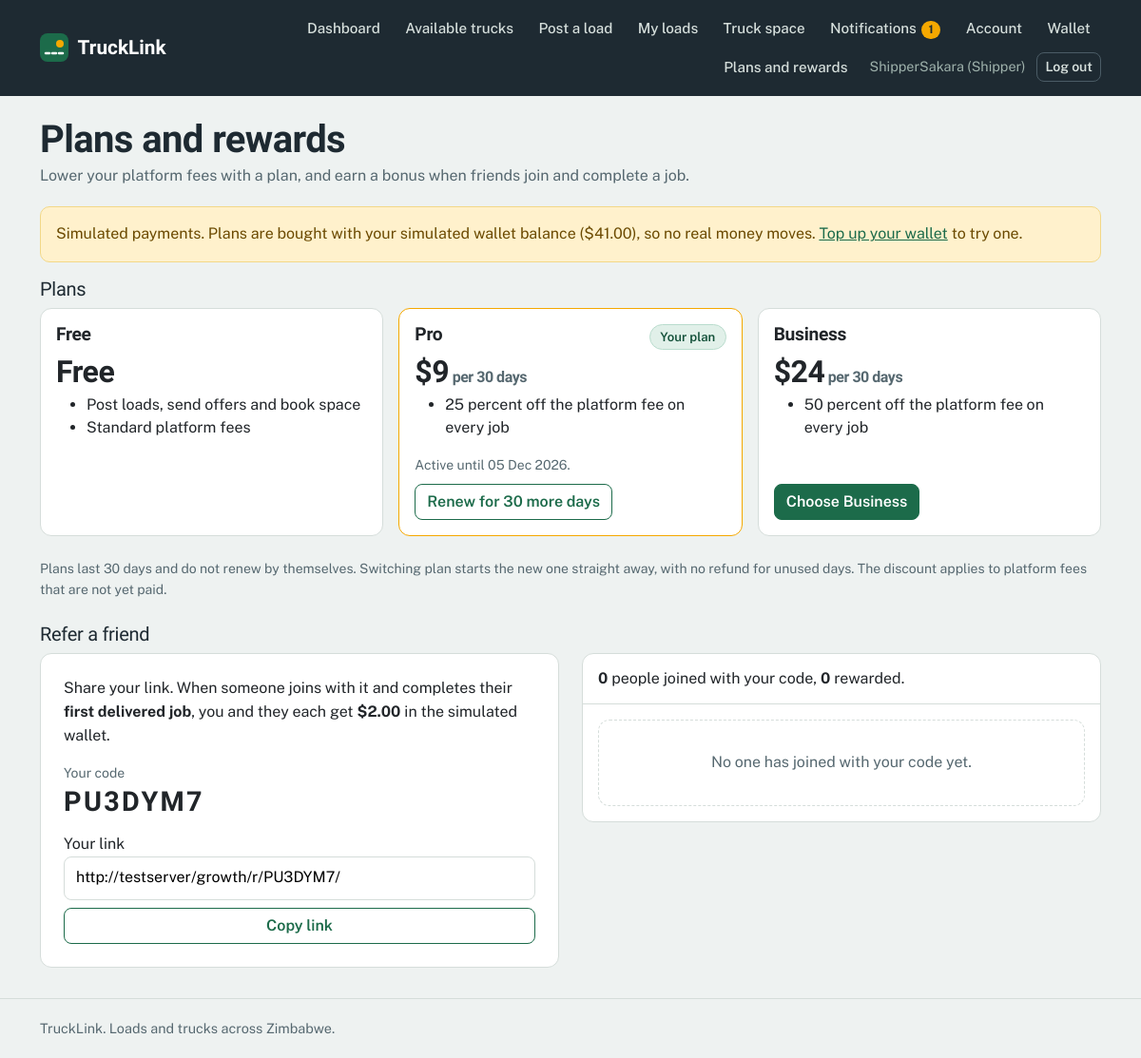
/growth/ (signed in), run on the app's committed database.
### accounts/models.py (models this page shows, shortened)
class Profile(models.Model):
    ROLE_CHOICES = [
        ('shipper', 'Shipper (I have loads)'),
        ('transporter', 'Transporter (I have trucks)'),
    ]
    user = models.OneToOneField(settings.AUTH_USER_MODEL, on_delete=models.CASCADE)
    role = models.CharField(max_length=20, choices=ROLE_CHOICES)
    phone = models.CharField(max_length=20, blank=True)
    both_roles = models.BooleanField(default=False)

### growth/models.py (models this page shows, shortened)
class Subscription(models.Model):
    user = models.ForeignKey(settings.AUTH_USER_MODEL, on_delete=models.CASCADE,
                             related_name='subscriptions')
    plan_key = models.CharField(max_length=20)
    started_at = models.DateTimeField()
    expires_at = models.DateTimeField()
    price_paid = models.DecimalField(max_digits=8, decimal_places=2)
    created_at = models.DateTimeField(auto_now_add=True)
    class Meta:
        ordering = ['-started_at']

class ReferralCode(models.Model):
    user = models.OneToOneField(settings.AUTH_USER_MODEL, on_delete=models.CASCADE,
                                related_name='referral_code')
    code = models.CharField(max_length=12, unique=True)

### growth/views.py (the view)
# urls.py: path('', views.hub, name='growth_hub'),
@login_required
def hub(request):
    sub = current_subscription(request.user)
    current_key = sub.plan_key if sub and sub.plan_key in PLANS else 'free'
    plans = []
    for key, plan in PLANS.items():
        plans.append({
            'key': key, 'name': plan['name'], 'price': plan['price'],
            'discount': plan['discount'], 'perks': plan['perks'],
            'current': key == current_key,
            'expires': sub.expires_at if (sub and key == current_key and key != 'free') else None,
        })
    code = get_code(request.user)
    made = request.user.referrals_made.select_related('referred')
    return render(request, 'growth/hub.html', {
        'plans': plans,
        'period': PERIOD_DAYS,
        'balance': balance(request.user),
        'code': code,
        'link': request.build_absolute_uri(reverse('growth_ref', args=[code])),
        'made': made,
        'rewarded': made.filter(status='rewarded').count(),
        'bonus': bonus_amount(),
        'referred_by': Referral.objects.filter(referred=request.user).select_related('referrer').first(),
    })

### accounts/templatetags/notify_tags.py (called while the page is built)
@register.simple_tag
def unread_count(user):
    if not user.is_authenticated:
        return 0
    return user.notifications.filter(is_read=False).count()

### growth/plans.py (called while the page is built)
def current_subscription(user):
    from .models import Subscription
    if user is None or not getattr(user, 'is_authenticated', False):
        return None
    now = timezone.now()
    return (Subscription.objects
            .filter(user=user, started_at__lte=now, expires_at__gt=now)
            .order_by('-expires_at').first())

### growth/referrals.py (called while the page is built, shortened)
def bonus_amount():
    return Decimal(str(getattr(settings, 'REFERRAL_BONUS', '2.00'))).quantize(Decimal('0.01'))

def get_code(user):
    existing = ReferralCode.objects.filter(user=user).first()
    if existing:
        return existing.code

### wallet/services.py (called while the page is built)
def balance(user):
    total = LedgerEntry.objects.filter(user=user).aggregate(total=Sum('amount'))['total']
    return Decimal(total or 0).quantize(CENT)

### growth/templates/growth/hub.html (shortened to what this page needs)
{% extends 'base.html' %}
{% block content %}
<div class="page-head">
  <h1>Plans and rewards</h1>
  <p class="muted mb-0">Lower your platform fees with a plan, and earn a bonus when friends join and complete a job.</p>
</div>
<div class="alert alert-warning">Simulated payments. Plans are bought with your simulated wallet balance (${{ balance }}), so no real money moves. <a href="{% url 'wallet_home' %}">Top up your wallet</a> to try one.</div>
<h2 class="h5">Plans</h2>
<div class="row g-3 mb-4">
  {% for plan in plans %}
  <div class="col-12 col-md-4">
    <div class="card h-100 {% if plan.current %}border-warning{% endif %}">
      <div class="card-body d-flex flex-column">
        <div class="d-flex justify-content-between align-items-start">
          <h3 class="load-title">{{ plan.name }}</h3>
          {% if plan.current %}<span class="chip chip-ok">Your plan</span>{% endif %}
        </div>
        <p class="display-font mb-1" style="font-size:2rem;">{% if plan.price %}${{ plan.price }}{% else %}Free{% endif %}{% if plan.price %}<span class="muted" style="font-size:1rem;"> per {{ period }} days</span>{% endif %}</p>
        <ul class="mb-3">
          {% for perk in plan.perks %}<li>{{ perk }}</li>{% endfor %}
        </ul>
        <div class="mt-auto">
          {% if plan.expires %}<p class="small muted mb-2">Active until {{ plan.expires|date:"d M Y" }}.</p>{% endif %}
          {% if plan.price %}
          <form method="post" action="{% url 'growth_subscribe' plan.key %}">
            <button class="btn {% if plan.current %}btn-outline-primary{% else %}btn-primary{% endif %}">{% if plan.current %}Renew for {{ period }} more days{% else %}Choose {{ plan.name }}{% endif %}</button>
          </form>
          {% elif plan.current %}
          <p class="small muted mb-0">You are on the free plan.</p>
          {% endif %}
        </div>
      </div>
    </div>
  </div>
  {% endfor %}
</div>
<p class="small muted">Plans last {{ period }} days and do not renew by themselves. Switching plan starts the new one straight away, with no refund for unused days. The discount applies to platform fees that are not yet paid.</p>
<h2 class="h5 mt-4">Refer a friend</h2>
<div class="row g-4">
  <div class="col-12 col-lg-6">
    <div class="card p-4">
      <p>Share your link. When someone joins with it and completes their <strong>first delivered job</strong>, you and they each get <strong>${{ bonus }}</strong> in the simulated wallet.</p>
      <p class="mb-1 small muted">Your code</p>
      <p class="display-font mb-3" style="font-size:1.8rem;letter-spacing:.08em;">{{ code }}</p>
      <label for="ref-link">Your link</label>
      <input id="ref-link" type="text" readonly value="{{ link }}" style="width:100%;padding:.6rem .75rem;border:1.5px solid var(--line);border-radius:8px;">
      <button type="button" class="btn btn-outline-primary mt-2" id="copy-link">Copy link</button>
    </div>
  </div>
  <div class="col-12 col-lg-6">
    <div class="card">
      <div class="note"><strong>{{ made|length }}</strong> people joined with your code, <strong>{{ rewarded }}</strong> rewarded.</div>
      {% for r in made %}
      <div class="note d-flex justify-content-between align-items-center gap-2">
        <span>{{ r.referred.username }}</span>
        <span class="badge bg-secondary">{{ r.get_status_display }}</span>
      </div>
      {% empty %}
      <div class="empty m-3">No one has joined with your code yet.</div>
      {% endfor %}
    </div>
  </div>
</div>
{% endblock %}

### accounts/templates/base.html (shortened to what this page needs)
{% load notify_tags static %}
<!DOCTYPE html>
<html lang="en">
<head>
  <link href="https://cdn.jsdelivr.net/npm/bootstrap@5.3.3/dist/css/bootstrap.min.css" rel="stylesheet">
</head>
<body>
  {% unread_count user as unread %}
  <header class="topbar">
    <div class="container topbar-inner">
      <a href="{% url 'home' %}" class="brand">
        <svg width="30" height="30" viewBox="0 0 30 30" aria-hidden="true"><rect width="30" height="30" rx="8" fill="#1C6B4A"/><path d="M6 21 L24 21" stroke="#fff" stroke-width="2.5" stroke-dasharray="4 3" stroke-linecap="round"/><circle cx="21" cy="11" r="4" fill="#F5A800"/></svg>
        <span>TruckLink</span>
      </a>
      <nav class="navlinks" aria-label="Main">
        {% if user.is_authenticated %}
          <a class="navlink" href="{% url 'dashboard' %}">Dashboard</a>
          {% if user.profile.role == 'shipper' %}
            <a class="navlink" href="{% url 'truck_list' %}">Available trucks</a>
            <a class="navlink" href="{% url 'post_load' %}">Post a load</a>
            <a class="navlink" href="{% url 'my_loads' %}">My loads</a>
            <a class="navlink" href="{% url 'space_list' %}">Truck space</a>
          {% else %}
            <a class="navlink" href="{% url 'load_list' %}">Loads</a>
            <a class="navlink" href="{% url 'truck_list' %}">Trucks</a>
          {% endif %}
          <a class="navlink" href="{% url 'notifications' %}">Notifications{% if unread %}<span class="count">{{ unread }}</span>{% endif %}</a>
          <a class="navlink" href="{% url 'account' %}">Account</a>
                    <a class="navlink" href="{% url 'wallet_home' %}">Wallet</a>
                              <a class="navlink" href="{% url 'growth_hub' %}">Plans and rewards</a>
          <span class="userchip">{{ user.username }}{% if user.profile %} ({{ user.profile.role|title }}){% endif %}</span>
          <form method="post" action="{% url 'logout' %}" class="d-inline">
            <button type="submit" class="btn btn-sm btn-nav">Log out</button>
          </form>
        {% else %}
          <a class="navlink" href="{% url 'login' %}">Log in</a>
          <a class="btn btn-sm btn-warning" href="{% url 'register' %}">Register</a>
        {% endif %}
      </nav>
    </div>
  </header>
  <main id="main">
    <div class="container">
      {% block content %}{% endblock %}
    </div>
  </main>
  <footer class="footer">
    <div class="container">TruckLink. Loads and trucks across Zimbabwe.</div>
  </footer>
</body>
</html>

### accounts/templates/base.html (style rules this page uses)
:root { --asphalt:#1E2A32; --mist:#EEF2F1; --paper:#FFFFFF; --msasa:#1C6B4A; --msasa-dark:#14513A; --msasa-tint:#E1F0E9; --amber:#F5A800; --amber-tint:#FFF1CC; --brake:#C93A2B; --brake-tint:#FBE5E1; --line:#D5DDDA; --muted:#566870; --bs-primary-rgb:28,107,74; --bs-success-rgb:28,107,74; --bs-warning-rgb:245,168,0; --bs-danger-rgb:201,58,43; --bs-secondary-rgb:86,104,112; }
body { font-family:'Public Sans',system-ui,-apple-system,'Segoe UI',sans-serif; background:var(--mist); color:var(--asphalt); line-height:1.55; min-height:100vh; display:flex; flex-direction:column; }
main { flex:1; }
h1,h2,h3,h4,.display-font { font-family:'Bricolage Grotesque','Public Sans',sans-serif; font-weight:700; letter-spacing:-.015em; line-height:1.1; }
main h1 { margin-top:1.5rem; }
a { color:var(--msasa); }
.muted { color:var(--muted); }
.topbar { background:var(--asphalt); color:#fff; }
.topbar-inner { display:flex; align-items:center; justify-content:space-between; gap:1rem; padding-top:.75rem; padding-bottom:.75rem; }
.brand { display:flex; align-items:center; gap:.6rem; color:#fff; text-decoration:none; font-family:'Bricolage Grotesque',sans-serif; font-weight:700; font-size:1.3rem; }
.navlinks { display:flex; align-items:center; gap:.25rem; flex-wrap:wrap; justify-content:flex-end; }
.navlink { color:#D7E0DD; text-decoration:none; padding:.4rem .7rem; border-radius:8px; font-weight:500; font-size:.95rem; }
.userchip { color:#9FB2AC; font-size:.9rem; padding:0 .5rem; }
.count { display:inline-block; min-width:1.3rem; padding:0 .4rem; border-radius:999px; background:var(--amber); color:var(--asphalt); font-size:.75rem; font-weight:700; text-align:center; margin-left:.3rem; }
.btn { border-radius:8px; font-weight:600; }
.btn-primary, .btn-success { --bs-btn-color:#fff; --bs-btn-bg:#1C6B4A; --bs-btn-border-color:#1C6B4A; --bs-btn-hover-color:#fff; --bs-btn-hover-bg:#14513A; --bs-btn-hover-border-color:#14513A; --bs-btn-active-color:#fff; --bs-btn-active-bg:#14513A; --bs-btn-active-border-color:#14513A; }
.btn-outline-primary { --bs-btn-color:#1C6B4A; --bs-btn-border-color:#1C6B4A; --bs-btn-hover-color:#fff; --bs-btn-hover-bg:#1C6B4A; --bs-btn-hover-border-color:#1C6B4A; --bs-btn-active-color:#fff; --bs-btn-active-bg:#14513A; --bs-btn-active-border-color:#14513A; }
.btn-nav { --bs-btn-color:#D7E0DD; --bs-btn-border-color:#4B5C66; --bs-btn-hover-color:#fff; --bs-btn-hover-bg:rgba(255,255,255,.1); --bs-btn-hover-border-color:#9FB2AC; --bs-btn-active-color:#fff; --bs-btn-active-bg:rgba(255,255,255,.15); }
.card { border:1px solid var(--line); border-radius:12px; background:var(--paper); box-shadow:none; }
.border-warning { border-color:var(--amber) !important; }
.alert { border-radius:10px; border-width:1px; }
.alert-warning { --bs-alert-bg:#FFF1CC; --bs-alert-border-color:#F2D888; --bs-alert-color:#6B4A00; }
.page-head { margin:1.5rem 0 1.25rem; }
.page-head h1 { font-size:clamp(1.75rem,4vw,2.5rem); margin:0 0 .25rem; }
.load-title { font-size:1.2rem; margin:0 0 .75rem; }
.empty { background:#fff; border:1px dashed var(--line); border-radius:12px; padding:2rem; text-align:center; color:var(--muted); }
.chip { display:inline-block; border:1px solid var(--line); border-radius:999px; padding:.15rem .65rem; font-size:.82rem; font-weight:600; background:#fff; }
.chip-ok { border-color:#B9DCCD; color:var(--msasa-dark); background:var(--msasa-tint); }
.note { padding:.85rem 1rem; border-bottom:1px solid var(--line); }
.footer { border-top:1px solid var(--line); color:var(--muted); padding:1.25rem 0; margin-top:2rem; font-size:.9rem; }

### data on the page
Subscription: name "Pro", shows "Your plan", price "9", period "30", perks "25 percent off the platform fee on every job", expires "05 Dec 2026"
ReferralCode: code "PU3DYM7"

### other printed values
{{ unread }} "1"
{{ user.username }} "ShipperSakara"
{{ user.profile.role|title }} "Shipper"
{{ balance }} "41.00"
{{ plan.name }} "Free" "Business"
{{ perk }} "Post loads, send offers and book space" "Standard platform fees" "50 percent off the platform fee on every job"
{{ plan.price }} "24"
{{ period }} "30"
{{ plan.name }} "Business"
{{ bonus }} "2.00"
{{ made|length }} "0"
{{ rewarded }} "0"
